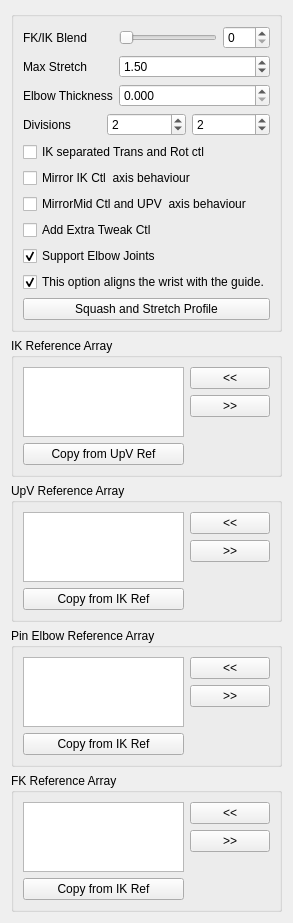
<?xml version="1.0" encoding="UTF-8"?>
<ui version="4.0">
 <class>Form</class>
 <widget class="QWidget" name="Form">
  <property name="geometry">
   <rect>
    <x>0</x>
    <y>0</y>
    <width>268</width>
    <height>861</height>
   </rect>
  </property>
  <property name="windowTitle">
   <string>Form</string>
  </property>
  <layout class="QGridLayout" name="gridLayout">
   <item row="0" column="0">
    <widget class="QGroupBox" name="groupBox">
     <property name="title">
      <string/>
     </property>
     <layout class="QGridLayout" name="gridLayout_2">
      <item row="0" column="0">
       <layout class="QVBoxLayout" name="verticalLayout">
        <item>
         <layout class="QFormLayout" name="formLayout">
          <property name="fieldGrowthPolicy">
           <enum>QFormLayout::AllNonFixedFieldsGrow</enum>
          </property>
          <item row="0" column="0">
           <widget class="QLabel" name="ikfk_label">
            <property name="text">
             <string>FK/IK Blend</string>
            </property>
           </widget>
          </item>
          <item row="0" column="1">
           <layout class="QHBoxLayout" name="horizontalLayout_3">
            <item>
             <widget class="QSlider" name="ikfk_slider">
              <property name="minimumSize">
               <size>
                <width>0</width>
                <height>15</height>
               </size>
              </property>
              <property name="maximum">
               <number>100</number>
              </property>
              <property name="orientation">
               <enum>Qt::Horizontal</enum>
              </property>
             </widget>
            </item>
            <item>
             <widget class="QSpinBox" name="ikfk_spinBox">
              <property name="maximum">
               <number>100</number>
              </property>
             </widget>
            </item>
           </layout>
          </item>
          <item row="1" column="0">
           <widget class="QLabel" name="maxStretch_label">
            <property name="sizePolicy">
             <sizepolicy hsizetype="MinimumExpanding" vsizetype="MinimumExpanding">
              <horstretch>0</horstretch>
              <verstretch>0</verstretch>
             </sizepolicy>
            </property>
            <property name="text">
             <string>Max Stretch</string>
            </property>
           </widget>
          </item>
          <item row="1" column="1">
           <widget class="QDoubleSpinBox" name="maxStretch_spinBox">
            <property name="sizePolicy">
             <sizepolicy hsizetype="MinimumExpanding" vsizetype="Fixed">
              <horstretch>0</horstretch>
              <verstretch>0</verstretch>
             </sizepolicy>
            </property>
            <property name="minimum">
             <double>1.000000000000000</double>
            </property>
            <property name="value">
             <double>1.500000000000000</double>
            </property>
           </widget>
          </item>
          <item row="2" column="0">
           <widget class="QLabel" name="maxStretch_label_2">
            <property name="sizePolicy">
             <sizepolicy hsizetype="MinimumExpanding" vsizetype="MinimumExpanding">
              <horstretch>0</horstretch>
              <verstretch>0</verstretch>
             </sizepolicy>
            </property>
            <property name="text">
             <string>Elbow Thickness</string>
            </property>
           </widget>
          </item>
          <item row="2" column="1">
           <widget class="QDoubleSpinBox" name="elbowThickness_spinBox">
            <property name="sizePolicy">
             <sizepolicy hsizetype="MinimumExpanding" vsizetype="Fixed">
              <horstretch>0</horstretch>
              <verstretch>0</verstretch>
             </sizepolicy>
            </property>
            <property name="decimals">
             <number>3</number>
            </property>
            <property name="minimum">
             <double>0.000000000000000</double>
            </property>
            <property name="maximum">
             <double>1.000000000000000</double>
            </property>
            <property name="singleStep">
             <double>0.100000000000000</double>
            </property>
            <property name="value">
             <double>0.000000000000000</double>
            </property>
           </widget>
          </item>
         </layout>
        </item>
        <item>
         <layout class="QHBoxLayout" name="horizontalLayout">
          <item>
           <widget class="QLabel" name="divisions_label">
            <property name="text">
             <string>Divisions</string>
            </property>
           </widget>
          </item>
          <item>
           <widget class="QSpinBox" name="div0_spinBox">
            <property name="minimum">
             <number>0</number>
            </property>
            <property name="value">
             <number>2</number>
            </property>
           </widget>
          </item>
          <item>
           <widget class="QSpinBox" name="div1_spinBox">
            <property name="minimum">
             <number>0</number>
            </property>
            <property name="value">
             <number>2</number>
            </property>
           </widget>
          </item>
         </layout>
        </item>
        <item>
         <widget class="QCheckBox" name="ikTR_checkBox">
          <property name="text">
           <string>IK separated Trans and Rot ctl</string>
          </property>
         </widget>
        </item>
        <item>
         <widget class="QCheckBox" name="mirrorIK_checkBox">
          <property name="toolTip">
           <string extracomment="This option set the axis of the mid CTL (elbow) and the up vector control to move in a mirror behaviour ">This option set the axis of the mid CTL (elbow) and the up vector control to move in a mirror behaviour </string>
          </property>
          <property name="statusTip">
           <string extracomment="This option set the axis of the mid CTL (elbow) and the up vector control to move in a mirror behaviour ">This option set the axis of the mid CTL (elbow) and the up vector control to move in a mirror behaviour </string>
          </property>
          <property name="whatsThis">
           <string>This option set the axis of the mid CTL (elbow) and the up vector control to move in a mirror behaviour </string>
          </property>
          <property name="text">
           <string>Mirror IK Ctl  axis behaviour</string>
          </property>
         </widget>
        </item>
        <item>
         <widget class="QCheckBox" name="mirrorMid_checkBox">
          <property name="toolTip">
           <string extracomment="This option set the axis of the mid CTL (elbow) and the up vector control to move in a mirror behaviour ">This option set the axis of the mid CTL (elbow) and the up vector control to move in a mirror behaviour </string>
          </property>
          <property name="statusTip">
           <string extracomment="This option set the axis of the mid CTL (elbow) and the up vector control to move in a mirror behaviour ">This option set the axis of the mid CTL (elbow) and the up vector control to move in a mirror behaviour </string>
          </property>
          <property name="whatsThis">
           <string>This option set the axis of the mid CTL (elbow) and the up vector control to move in a mirror behaviour </string>
          </property>
          <property name="text">
           <string>MirrorMid Ctl and UPV  axis behaviour</string>
          </property>
         </widget>
        </item>
        <item>
         <widget class="QCheckBox" name="extraTweak_checkBox">
          <property name="toolTip">
           <string extracomment="This option set the axis of the mid CTL (elbow) and the up vector control to move in a mirror behaviour ">This option set the axis of the mid CTL (elbow) and the up vector control to move in a mirror behaviour </string>
          </property>
          <property name="statusTip">
           <string extracomment="This option set the axis of the mid CTL (elbow) and the up vector control to move in a mirror behaviour ">This option set the axis of the mid CTL (elbow) and the up vector control to move in a mirror behaviour </string>
          </property>
          <property name="whatsThis">
           <string>This option set the axis of the mid CTL (elbow) and the up vector control to move in a mirror behaviour </string>
          </property>
          <property name="text">
           <string>Add Extra Tweak Ctl</string>
          </property>
         </widget>
        </item>
        <item>
         <widget class="QCheckBox" name="supportJoints_checkBox">
          <property name="toolTip">
           <string extracomment="This option set the axis of the mid CTL (elbow) and the up vector control to move in a mirror behaviour ">This option set the axis of the mid CTL (elbow) and the up vector control to move in a mirror behaviour </string>
          </property>
          <property name="statusTip">
           <string extracomment="This option set the axis of the mid CTL (elbow) and the up vector control to move in a mirror behaviour ">This option set the axis of the mid CTL (elbow) and the up vector control to move in a mirror behaviour </string>
          </property>
          <property name="whatsThis">
           <string>This option set the axis of the mid CTL (elbow) and the up vector control to move in a mirror behaviour </string>
          </property>
          <property name="text">
           <string>Support Elbow Joints</string>
          </property>
          <property name="checked">
           <bool>true</bool>
          </property>
         </widget>
        </item>
        <item>
         <widget class="QCheckBox" name="guideOrientWrist_checkBox">
          <property name="toolTip">
           <string extracomment="This option set the axis of the mid CTL (elbow) and the up vector control to move in a mirror behaviour ">This option set the axis of the mid CTL (elbow) and the up vector control to move in a mirror behaviour </string>
          </property>
          <property name="statusTip">
           <string extracomment="This option set the axis of the mid CTL (elbow) and the up vector control to move in a mirror behaviour ">This option set the axis of the mid CTL (elbow) and the up vector control to move in a mirror behaviour </string>
          </property>
          <property name="whatsThis">
           <string>This option set the axis of the mid CTL (elbow) and the up vector control to move in a mirror behaviour </string>
          </property>
          <property name="text">
           <string>This option aligns the wrist with the guide.</string>
          </property>
          <property name="checked">
           <bool>true</bool>
          </property>
         </widget>
        </item>
        <item>
         <layout class="QHBoxLayout" name="horizontalLayout_2">
          <item>
           <widget class="QPushButton" name="squashStretchProfile_pushButton">
            <property name="text">
             <string>Squash and Stretch Profile</string>
            </property>
           </widget>
          </item>
         </layout>
        </item>
       </layout>
      </item>
     </layout>
    </widget>
   </item>
   <item row="1" column="0">
    <widget class="QGroupBox" name="ikRefArray_groupBox">
     <property name="title">
      <string>IK Reference Array</string>
     </property>
     <layout class="QGridLayout" name="gridLayout_3">
      <item row="0" column="0">
       <layout class="QHBoxLayout" name="ikRefArray_horizontalLayout">
        <item>
         <layout class="QVBoxLayout" name="ikRefArray_verticalLayout_1">
          <item>
           <widget class="QListWidget" name="ikRefArray_listWidget">
            <property name="dragDropOverwriteMode">
             <bool>true</bool>
            </property>
            <property name="dragDropMode">
             <enum>QAbstractItemView::InternalMove</enum>
            </property>
            <property name="defaultDropAction">
             <enum>Qt::MoveAction</enum>
            </property>
            <property name="alternatingRowColors">
             <bool>true</bool>
            </property>
            <property name="selectionMode">
             <enum>QAbstractItemView::ExtendedSelection</enum>
            </property>
            <property name="selectionRectVisible">
             <bool>false</bool>
            </property>
           </widget>
          </item>
          <item>
           <widget class="QPushButton" name="ikRefArray_copyRef_pushButton">
            <property name="text">
             <string>Copy from UpV Ref</string>
            </property>
           </widget>
          </item>
         </layout>
        </item>
        <item>
         <layout class="QVBoxLayout" name="ikRefArray_verticalLayout_2">
          <item>
           <widget class="QPushButton" name="ikRefArrayAdd_pushButton">
            <property name="text">
             <string>&lt;&lt;</string>
            </property>
           </widget>
          </item>
          <item>
           <widget class="QPushButton" name="ikRefArrayRemove_pushButton">
            <property name="text">
             <string>&gt;&gt;</string>
            </property>
           </widget>
          </item>
          <item>
           <spacer name="ikRefArray_verticalSpacer">
            <property name="orientation">
             <enum>Qt::Vertical</enum>
            </property>
            <property name="sizeHint" stdset="0">
             <size>
              <width>20</width>
              <height>40</height>
             </size>
            </property>
           </spacer>
          </item>
         </layout>
        </item>
       </layout>
      </item>
     </layout>
    </widget>
   </item>
   <item row="2" column="0">
    <widget class="QGroupBox" name="upvRefArray_groupBox">
     <property name="title">
      <string>UpV Reference Array</string>
     </property>
     <layout class="QGridLayout" name="gridLayout_5">
      <item row="0" column="0">
       <layout class="QHBoxLayout" name="upvRefArray_horizontalLayout">
        <item>
         <layout class="QVBoxLayout" name="upvRefArray_verticalLayout_1">
          <item>
           <widget class="QListWidget" name="upvRefArray_listWidget">
            <property name="dragDropOverwriteMode">
             <bool>true</bool>
            </property>
            <property name="dragDropMode">
             <enum>QAbstractItemView::InternalMove</enum>
            </property>
            <property name="defaultDropAction">
             <enum>Qt::MoveAction</enum>
            </property>
            <property name="alternatingRowColors">
             <bool>true</bool>
            </property>
            <property name="selectionMode">
             <enum>QAbstractItemView::ExtendedSelection</enum>
            </property>
            <property name="selectionRectVisible">
             <bool>false</bool>
            </property>
           </widget>
          </item>
          <item>
           <widget class="QPushButton" name="upvRefArray_copyRef_pushButton">
            <property name="text">
             <string>Copy from IK Ref</string>
            </property>
           </widget>
          </item>
         </layout>
        </item>
        <item>
         <layout class="QVBoxLayout" name="upvRefArray_verticalLayout_2">
          <item>
           <widget class="QPushButton" name="upvRefArrayAdd_pushButton">
            <property name="text">
             <string>&lt;&lt;</string>
            </property>
           </widget>
          </item>
          <item>
           <widget class="QPushButton" name="upvRefArrayRemove_pushButton">
            <property name="text">
             <string>&gt;&gt;</string>
            </property>
           </widget>
          </item>
          <item>
           <spacer name="upvRefArray_verticalSpacer">
            <property name="orientation">
             <enum>Qt::Vertical</enum>
            </property>
            <property name="sizeHint" stdset="0">
             <size>
              <width>20</width>
              <height>40</height>
             </size>
            </property>
           </spacer>
          </item>
         </layout>
        </item>
       </layout>
      </item>
     </layout>
    </widget>
   </item>
   <item row="3" column="0">
    <widget class="QGroupBox" name="pinRefArray_groupBox">
     <property name="title">
      <string>Pin Elbow Reference Array</string>
     </property>
     <layout class="QGridLayout" name="gridLayout_4">
      <item row="0" column="0">
       <layout class="QHBoxLayout" name="pinRefArray_horizontalLayout">
        <item>
         <layout class="QVBoxLayout" name="pinRefArray_verticalLayout">
          <item>
           <widget class="QListWidget" name="pinRefArray_listWidget">
            <property name="dragDropOverwriteMode">
             <bool>true</bool>
            </property>
            <property name="dragDropMode">
             <enum>QAbstractItemView::InternalMove</enum>
            </property>
            <property name="defaultDropAction">
             <enum>Qt::MoveAction</enum>
            </property>
            <property name="alternatingRowColors">
             <bool>true</bool>
            </property>
            <property name="selectionMode">
             <enum>QAbstractItemView::ExtendedSelection</enum>
            </property>
            <property name="selectionRectVisible">
             <bool>false</bool>
            </property>
           </widget>
          </item>
          <item>
           <widget class="QPushButton" name="pinRefArray_copyRef_pushButton">
            <property name="text">
             <string>Copy from IK Ref</string>
            </property>
           </widget>
          </item>
         </layout>
        </item>
        <item>
         <layout class="QVBoxLayout" name="pinRefArray_verticalLayout_2">
          <item>
           <widget class="QPushButton" name="pinRefArrayAdd_pushButton">
            <property name="text">
             <string>&lt;&lt;</string>
            </property>
           </widget>
          </item>
          <item>
           <widget class="QPushButton" name="pinRefArrayRemove_pushButton">
            <property name="text">
             <string>&gt;&gt;</string>
            </property>
           </widget>
          </item>
          <item>
           <spacer name="pinRefArray_verticalSpacer">
            <property name="orientation">
             <enum>Qt::Vertical</enum>
            </property>
            <property name="sizeHint" stdset="0">
             <size>
              <width>20</width>
              <height>40</height>
             </size>
            </property>
           </spacer>
          </item>
         </layout>
        </item>
       </layout>
      </item>
     </layout>
    </widget>
   </item>
   <item row="4" column="0">
    <widget class="QGroupBox" name="fkRefArray_groupBox">
     <property name="title">
      <string>FK Reference Array</string>
     </property>
     <layout class="QGridLayout" name="gridLayout_5">
      <item row="0" column="0">
       <layout class="QHBoxLayout" name="fkRefArray_horizontalLayout">
        <item>
         <layout class="QVBoxLayout" name="fkRefArray_verticalLayout_1">
          <item>
           <widget class="QListWidget" name="fkRefArray_listWidget">
            <property name="dragDropOverwriteMode">
             <bool>true</bool>
            </property>
            <property name="dragDropMode">
             <enum>QAbstractItemView::InternalMove</enum>
            </property>
            <property name="defaultDropAction">
             <enum>Qt::MoveAction</enum>
            </property>
            <property name="alternatingRowColors">
             <bool>true</bool>
            </property>
            <property name="selectionMode">
             <enum>QAbstractItemView::ExtendedSelection</enum>
            </property>
            <property name="selectionRectVisible">
             <bool>false</bool>
            </property>
           </widget>
          </item>
          <item>
           <widget class="QPushButton" name="fkRefArray_copyRef_pushButton">
            <property name="text">
             <string>Copy from IK Ref</string>
            </property>
           </widget>
          </item>
         </layout>
        </item>
        <item>
         <layout class="QVBoxLayout" name="fkRefArray_verticalLayout_2">
          <item>
           <widget class="QPushButton" name="fkRefArrayAdd_pushButton">
            <property name="text">
             <string>&lt;&lt;</string>
            </property>
           </widget>
          </item>
          <item>
           <widget class="QPushButton" name="fkRefArrayRemove_pushButton">
            <property name="text">
             <string>&gt;&gt;</string>
            </property>
           </widget>
          </item>
          <item>
           <spacer name="fkRefArray_verticalSpacer">
            <property name="orientation">
             <enum>Qt::Vertical</enum>
            </property>
            <property name="sizeHint" stdset="0">
             <size>
              <width>20</width>
              <height>40</height>
             </size>
            </property>
           </spacer>
          </item>
         </layout>
        </item>
       </layout>
      </item>
     </layout>
    </widget>
   </item>
  </layout>
 </widget>
 <resources/>
 <connections>
  <connection>
   <sender>ikfk_slider</sender>
   <signal>sliderMoved(int)</signal>
   <receiver>ikfk_spinBox</receiver>
   <slot>setValue(int)</slot>
   <hints>
    <hint type="sourcelabel">
     <x>144</x>
     <y>47</y>
    </hint>
    <hint type="destinationlabel">
     <x>220</x>
     <y>45</y>
    </hint>
   </hints>
  </connection>
  <connection>
   <sender>ikfk_spinBox</sender>
   <signal>valueChanged(int)</signal>
   <receiver>ikfk_slider</receiver>
   <slot>setValue(int)</slot>
   <hints>
    <hint type="sourcelabel">
     <x>222</x>
     <y>37</y>
    </hint>
    <hint type="destinationlabel">
     <x>182</x>
     <y>37</y>
    </hint>
   </hints>
  </connection>
 </connections>
</ui>
